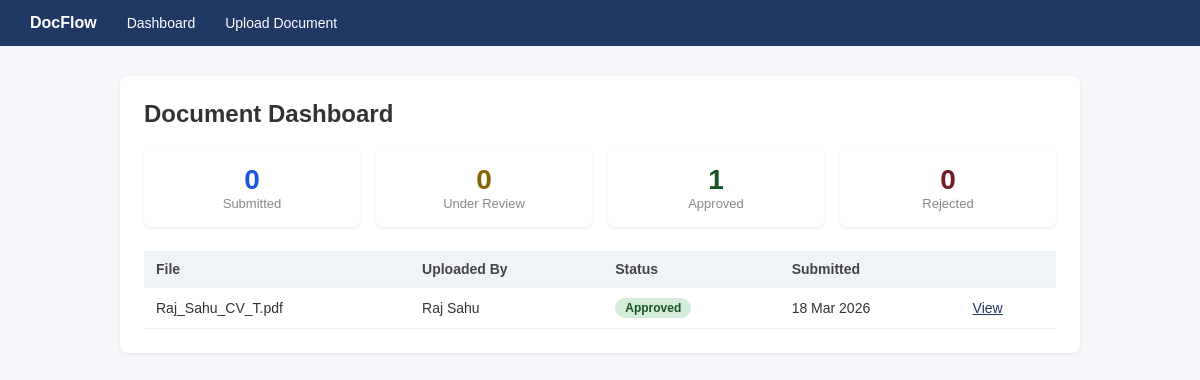
/dashboard, run on the app's committed database.
### models.py (models this page shows)
class Document(Base):
    __tablename__ = "documents"
    id = Column(Integer, primary_key=True, index=True)
    filename = Column(String, nullable=False)
    original_name = Column(String, nullable=False)
    uploaded_by = Column(String, nullable=False)
    status = Column(String, default="Submitted")
    notes = Column(Text, nullable=True)
    created_at = Column(DateTime(timezone=True), server_default=func.now())
    updated_at = Column(DateTime(timezone=True), onupdate=func.now())

### main.py (the view)
@app.get("/dashboard")
def dashboard(request: Request):
    from database import get_db
    from sqlalchemy.orm import Session
    import models as m
    db: Session = next(get_db())
    docs = db.query(m.Document).order_by(m.Document.created_at.desc()).all()
    counts = {
        "Submitted": sum(1 for d in docs if d.status == "Submitted"),
        "Under Review": sum(1 for d in docs if d.status == "Under Review"),
        "Approved": sum(1 for d in docs if d.status == "Approved"),
        "Rejected": sum(1 for d in docs if d.status == "Rejected"),
    }
    return templates.TemplateResponse("dashboard.html", {
        "request": request, "documents": docs, "counts": counts
    })

### templates/dashboard.html
{% extends "base.html" %}
{% block content %}
<div class="card">
  <h2 style="margin-top:0">Document Dashboard</h2>
  <div style="display:flex; gap:16px; margin-bottom:24px;">
    <div class="card" style="flex:1; text-align:center; margin:0; padding:16px;">
      <div style="font-size:28px; font-weight:bold; color:#1a56db;">{{ counts['Submitted'] }}</div>
      <div style="font-size:13px; color:#888;">Submitted</div>
    </div>
    <div class="card" style="flex:1; text-align:center; margin:0; padding:16px;">
      <div style="font-size:28px; font-weight:bold; color:#856404;">{{ counts['Under Review'] }}</div>
      <div style="font-size:13px; color:#888;">Under Review</div>
    </div>
    <div class="card" style="flex:1; text-align:center; margin:0; padding:16px;">
      <div style="font-size:28px; font-weight:bold; color:#155724;">{{ counts['Approved'] }}</div>
      <div style="font-size:13px; color:#888;">Approved</div>
    </div>
    <div class="card" style="flex:1; text-align:center; margin:0; padding:16px;">
      <div style="font-size:28px; font-weight:bold; color:#721c24;">{{ counts['Rejected'] }}</div>
      <div style="font-size:13px; color:#888;">Rejected</div>
    </div>
  </div>
  <table>
    <thead>
      <tr><th>File</th><th>Uploaded By</th><th>Status</th><th>Submitted</th><th></th></tr>
    </thead>
    <tbody>
      {% for doc in documents %}
      <tr>
        <td>{{ doc.original_name }}</td>
        <td>{{ doc.uploaded_by }}</td>
        <td>
          {% if doc.status == 'Submitted' %}<span class="badge badge-submitted">Submitted</span>
          {% elif doc.status == 'Under Review' %}<span class="badge badge-review">Under Review</span>
          {% elif doc.status == 'Approved' %}<span class="badge badge-approved">Approved</span>
          {% else %}<span class="badge badge-rejected">Rejected</span>{% endif %}
        </td>
        <td>{{ doc.created_at.strftime('%d %b %Y') if doc.created_at else '' }}</td>
        <td><a href="/documents/{{ doc.id }}">View</a></td>
      </tr>
      {% endfor %}
    </tbody>
  </table>
</div>
{% endblock %}

### templates/base.html (style rules this page uses)
body { font-family: Arial, sans-serif; margin: 0; background: #f5f7fa; color: #333; }
.card { background: white; border-radius: 8px; padding: 24px; margin-bottom: 20px; box-shadow: 0 1px 4px rgba(0,0,0,0.08); }
.badge { display: inline-block; padding: 3px 10px; border-radius: 12px; font-size: 12px; font-weight: bold; }
.badge-approved { background: #d4edda; color: #155724; }
table { width: 100%; border-collapse: collapse; }
th, td { text-align: left; padding: 10px 12px; border-bottom: 1px solid #eee; font-size: 14px; }
th { background: #f0f4f8; color: #444; }
a { color: #1F3864; }

### data on the page
Document: original_name "Raj_Sahu_CV_T.pdf", uploaded_by "Raj Sahu", status "Approved", created_at "18 Mar 2026"

### other printed values
{{ counts['Submitted'] }} "0"
{{ counts['Under Review'] }} "0"
{{ counts['Approved'] }} "1"
{{ counts['Rejected'] }} "0"
